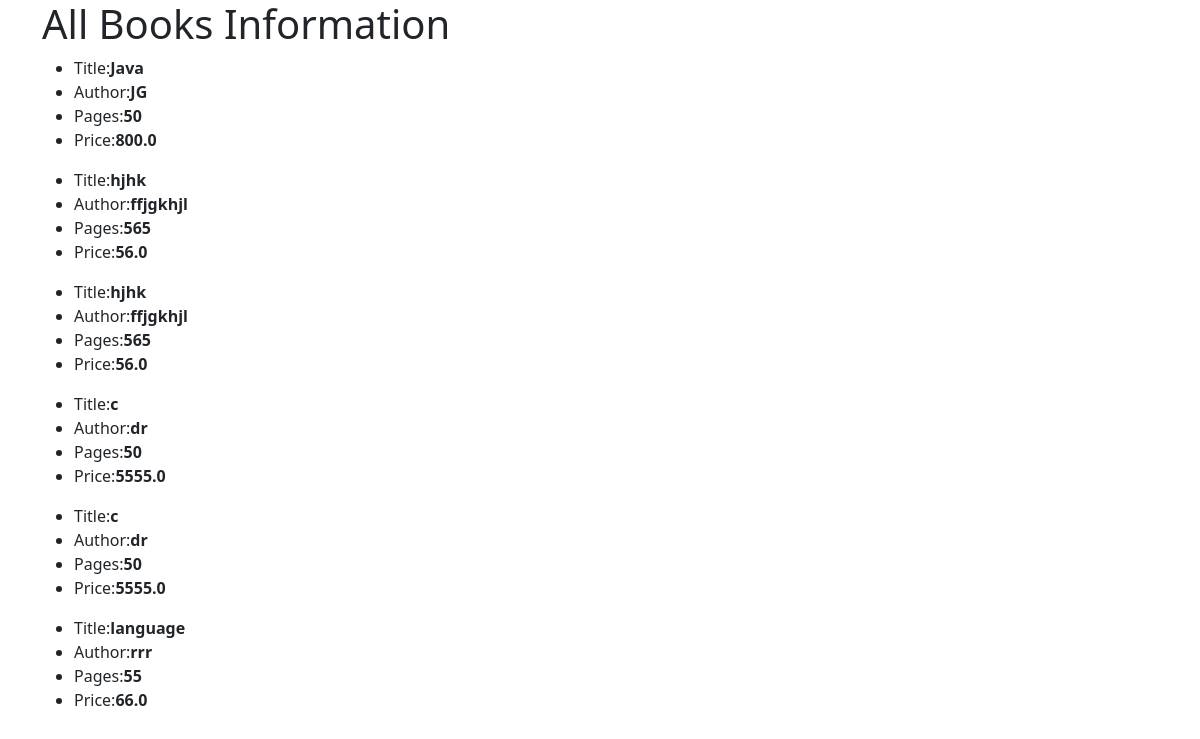
The page / on the database its author committed.
### app1/models.py (models this page shows, shortened)
class Book(models.Model):
    title=models.CharField(max_length=64)
    author=models.CharField(max_length=30)
    pages=models.IntegerField()
    price=models.FloatField()

### app1/views.py (the view)
# urls.py: path('', views.BookListView.as_view()),
class BookListView(ListView):
    model=Book

### templates/app1/book_list.html (shortened to what this page needs)
<html lang="en">
<head>
    <link rel="stylesheet" href="https://cdn.jsdelivr.net/npm/bootstrap@5.3.3/dist/css/bootstrap.min.css">
</head>
<body>
    <div class="container">
        <h1>All Books Information</h1>
        {% for book in book_list %}
        <ul>
            <li>Title:<strong>{{book.title}}</strong></li>
            <li>Author:<strong>{{book.author}}</strong></li>
            <li>Pages:<strong>{{book.pages}}</strong></li>
            <li>Price:<strong>{{book.price}}</strong></li>
        </ul>
        {% endfor %}
    </div>
</body>
</html>

### rows shown on the page
Book: title "Java", author "JG", pages "50", price "800.0"
Book: title "hjhk", author "ffjgkhjl", pages "565", price "56.0"
Book: title "hjhk", author "ffjgkhjl", pages "565", price "56.0"
Book: title "c", author "dr", pages "50", price "5555.0"
Book: title "c", author "dr", pages "50", price "5555.0"
Book: title "language", author "rrr", pages "55", price "66.0"
